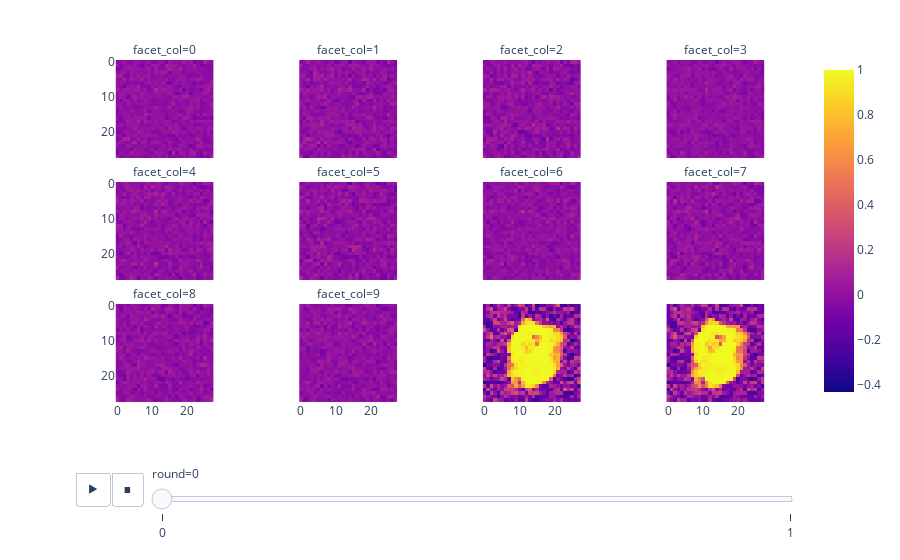

The notebook cell this image was saved under:
### Code cell
from winsound import Beep
from IPython.display import clear_output
batch_size = [128, 64, 32, 16, 8, 4, 2, 1]

for _ in range(10):
    random_batch_size = random.choice(batch_size)
    trainer.train(data_set, random_batch_size)
    batch = torch.randn(10, 100)
    generator.eval()
    out = generator(batch)
    all_out = torch.cat((all_out, out))
    im = all_out.detach().reshape(-1, 10, 28, 28)
    clear_output(wait=True)
    px.imshow(
        im,
        animation_frame=0,
        facet_col=1,
        facet_col_wrap=4,
        labels={"animation_frame": "round"},
    ).show()
    Beep(400, 250)

### Figure 1 — Plotly figure (JSON) as saved in the notebook; plotly's stock layout.template omitted (floating-point values rounded to 4 significant figures; data arrays with more than 128 entries replaced by an {"elided": "..."} marker saying what was removed)
{"data": [{"coloraxis": "coloraxis", "hovertemplate": "x: %{x}<br>y: %{y}<br>color: %{z}<extra></extra>", "name": "0", "type": "heatmap", "xaxis": "x9", "yaxis": "y9", "z": {"elided": "28x28 float values"}}, {"coloraxis": "coloraxis", "hovertemplate": "x: %{x}<br>y: %{y}<br>color: %{z}<extra></extra>", "name": "1", "type": "heatmap", "xaxis": "x10", "yaxis": "y10", "z": {"elided": "28x28 float values"}}, {"coloraxis": "coloraxis", "hovertemplate": "x: %{x}<br>y: %{y}<br>color: %{z}<extra></extra>", "name": "2", "type": "heatmap", "xaxis": "x11", "yaxis": "y11", "z": {"elided": "28x28 float values"}}, {"coloraxis": "coloraxis", "hovertemplate": "x: %{x}<br>y: %{y}<br>color: %{z}<extra></extra>", "name": "3", "type": "heatmap", "xaxis": "x12", "yaxis": "y12", "z": {"elided": "28x28 float values"}}, {"coloraxis": "coloraxis", "hovertemplate": "x: %{x}<br>y: %{y}<br>color: %{z}<extra></extra>", "name": "4", "type": "heatmap", "xaxis": "x5", "yaxis": "y5", "z": {"elided": "28x28 float values"}}, {"coloraxis": "coloraxis", "hovertemplate": "x: %{x}<br>y: %{y}<br>color: %{z}<extra></extra>", "name": "5", "type": "heatmap", "xaxis": "x6", "yaxis": "y6", "z": {"elided": "28x28 float values"}}, {"coloraxis": "coloraxis", "hovertemplate": "x: %{x}<br>y: %{y}<br>color: %{z}<extra></extra>", "name": "6", "type": "heatmap", "xaxis": "x7", "yaxis": "y7", "z": {"elided": "28x28 float values"}}, {"coloraxis": "coloraxis", "hovertemplate": "x: %{x}<br>y: %{y}<br>color: %{z}<extra></extra>", "name": "7", "type": "heatmap", "xaxis": "x8", "yaxis": "y8", "z": {"elided": "28x28 float values"}}, {"coloraxis": "coloraxis", "hovertemplate": "x: %{x}<br>y: %{y}<br>color: %{z}<extra></extra>", "name": "8", "type": "heatmap", "xaxis": "x", "yaxis": "y", "z": {"elided": "28x28 float values"}}, {"coloraxis": "coloraxis", "hovertemplate": "x: %{x}<br>y: %{y}<br>color: %{z}<extra></extra>", "name": "9", "type": "heatmap", "xaxis": "x2", "yaxis": "y2", "z": {"elided": "28x28 float values"}}, {"coloraxis": "coloraxis", "hovertemplate": "x: %{x}<br>y: %{y}<br>color: %{z}<extra></extra>", "name": "10", "type": "heatmap", "xaxis": "x3", "yaxis": "y3", "z": {"elided": "28x28 float values"}}, {"coloraxis": "coloraxis", "hovertemplate": "x: %{x}<br>y: %{y}<br>color: %{z}<extra></extra>", "name": "11", "type": "heatmap", "xaxis": "x4", "yaxis": "y4", "z": {"elided": "28x28 float values"}}], "layout": {"annotations": [{"font": {}, "showarrow": false, "text": "facet_col=8", "x": 0.1175, "xanchor": "center", "xref": "paper", "y": 0.2867, "yanchor": "bottom", "yref": "paper"}, {"font": {}, "showarrow": false, "text": "facet_col=9", "x": 0.3725, "xanchor": "center", "xref": "paper", "y": 0.2867, "yanchor": "bottom", "yref": "paper"}, {"font": {}, "showarrow": false, "text": "facet_col=4", "x": 0.1175, "xanchor": "center", "xref": "paper", "y": 0.6433, "yanchor": "bottom", "yref": "paper"}, {"font": {}, "showarrow": false, "text": "facet_col=5", "x": 0.3725, "xanchor": "center", "xref": "paper", "y": 0.6433, "yanchor": "bottom", "yref": "paper"}, {"font": {}, "showarrow": false, "text": "facet_col=6", "x": 0.6275, "xanchor": "center", "xref": "paper", "y": 0.6433, "yanchor": "bottom", "yref": "paper"}, {"font": {}, "showarrow": false, "text": "facet_col=7", "x": 0.8825, "xanchor": "center", "xref": "paper", "y": 0.6433, "yanchor": "bottom", "yref": "paper"}, {"font": {}, "showarrow": false, "text": "facet_col=0", "x": 0.1175, "xanchor": "center", "xref": "paper", "y": 1.0, "yanchor": "bottom", "yref": "paper"}, {"font": {}, "showarrow": false, "text": "facet_col=1", "x": 0.3725, "xanchor": "center", "xref": "paper", "y": 1.0, "yanchor": "bottom", "yref": "paper"}, {"font": {}, "showarrow": false, "text": "facet_col=2", "x": 0.6275, "xanchor": "center", "xref": "paper", "y": 1.0, "yanchor": "bottom", "yref": "paper"}, {"font": {}, "showarrow": false, "text": "facet_col=3", "x": 0.8825, "xanchor": "center", "xref": "paper", "y": 1.0, "yanchor": "bottom", "yref": "paper"}], "coloraxis": {"colorscale": [[0, "#0d0887"], [0.1111, "#46039f"], [0.2222, "#7201a8"], [0.3333, "#9c179e"], [0.4444, "#bd3786"], [0.5556, "#d8576b"], [0.6667, "#ed7953"], [0.7778, "#fb9f3a"], [0.8889, "#fdca26"], [1, "#f0f921"]]}, "margin": {"t": 60}, "sliders": [{"active": 0, "currentvalue": {"prefix": "round="}, "len": 0.9, "pad": {"b": 10, "t": 60}, "steps": [{"args": [["0"], {"frame": {"duration": 0, "redraw": true}, "fromcurrent": true, "mode": "immediate", "transition": {"duration": 0, "easing": "linear"}}], "label": "0", "method": "animate"}, {"args": [["1"], {"frame": {"duration": 0, "redraw": true}, "fromcurrent": true, "mode": "immediate", "transition": {"duration": 0, "easing": "linear"}}], "label": "1", "method": "animate"}], "x": 0.1, "xanchor": "left", "y": 0, "yanchor": "top"}], "updatemenus": [{"buttons": [{"args": [null, {"frame": {"duration": 500, "redraw": true}, "fromcurrent": true, "mode": "immediate", "transition": {"duration": 500, "easing": "linear"}}], "label": "&#9654;", "method": "animate"}, {"args": [[null], {"frame": {"duration": 0, "redraw": true}, "fromcurrent": true, "mode": "immediate", "transition": {"duration": 0, "easing": "linear"}}], "label": "&#9724;", "method": "animate"}], "direction": "left", "pad": {"r": 10, "t": 70}, "showactive": false, "type": "buttons", "x": 0.1, "xanchor": "right", "y": 0, "yanchor": "top"}], "xaxis": {"anchor": "y", "constrain": "domain", "domain": [0, 0.235], "scaleanchor": "y"}, "xaxis10": {"anchor": "y10", "domain": [0.255, 0.49], "matches": "x", "showticklabels": false}, "xaxis11": {"anchor": "y11", "domain": [0.51, 0.745], "matches": "x", "showticklabels": false}, "xaxis12": {"anchor": "y12", "domain": [0.765, 1.0], "matches": "x", "showticklabels": false}, "xaxis2": {"anchor": "y2", "domain": [0.255, 0.49], "matches": "x"}, "xaxis3": {"anchor": "y3", "domain": [0.51, 0.745], "matches": "x"}, "xaxis4": {"anchor": "y4", "domain": [0.765, 1.0], "matches": "x"}, "xaxis5": {"anchor": "y5", "domain": [0, 0.235], "matches": "x", "showticklabels": false}, "xaxis6": {"anchor": "y6", "domain": [0.255, 0.49], "matches": "x", "showticklabels": false}, "xaxis7": {"anchor": "y7", "domain": [0.51, 0.745], "matches": "x", "showticklabels": false}, "xaxis8": {"anchor": "y8", "domain": [0.765, 1.0], "matches": "x", "showticklabels": false}, "xaxis9": {"anchor": "y9", "domain": [0, 0.235], "matches": "x", "showticklabels": false}, "yaxis": {"anchor": "x", "autorange": "reversed", "constrain": "domain", "domain": [0, 0.2867]}, "yaxis10": {"anchor": "x10", "domain": [0.7133, 1.0], "matches": "y", "showticklabels": false}, "yaxis11": {"anchor": "x11", "domain": [0.7133, 1.0], "matches": "y", "showticklabels": false}, "yaxis12": {"anchor": "x12", "domain": [0.7133, 1.0], "matches": "y", "showticklabels": false}, "yaxis2": {"anchor": "x2", "domain": [0, 0.2867], "matches": "y", "showticklabels": false}, "yaxis3": {"anchor": "x3", "domain": [0, 0.2867], "matches": "y", "showticklabels": false}, "yaxis4": {"anchor": "x4", "domain": [0, 0.2867], "matches": "y", "showticklabels": false}, "yaxis5": {"anchor": "x5", "domain": [0.3567, 0.6433], "matches": "y"}, "yaxis6": {"anchor": "x6", "domain": [0.3567, 0.6433], "matches": "y", "showticklabels": false}, "yaxis7": {"anchor": "x7", "domain": [0.3567, 0.6433], "matches": "y", "showticklabels": false}, "yaxis8": {"anchor": "x8", "domain": [0.3567, 0.6433], "matches": "y", "showticklabels": false}, "yaxis9": {"anchor": "x9", "domain": [0.7133, 1.0], "matches": "y"}}}
